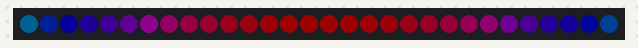
The sketch below on a simulated Arduino Uno, built with avr-gcc and run on an emulated ATmega328P. On the bench: 30 RGB LEDs in strip order, left to right. Dim RGB values are drawn brighter than linear.

Above: at 0.15 s.
At 5.05 s:
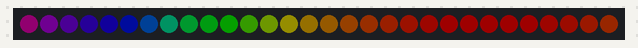
At 9.94 s:
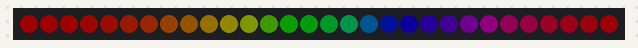
At 19.72 s:
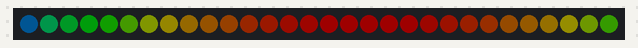
At 29.82 s:
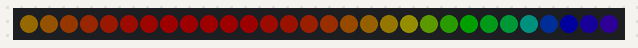
At 39.6 s:
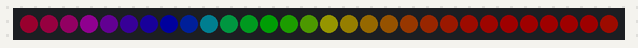

The sketch:

redish_blink.ino
```cpp
#include<FastLED.h>

#define LED_AMOUNT        30
#define DATA_PIN          8
#define GLOBAL_BRIGHTNESS 30

CRGB leds[LED_AMOUNT];

float animation = 0;

void setup() {
  FastLED.addLeds<NEOPIXEL, DATA_PIN>(leds, LED_AMOUNT);
  FastLED.setBrightness(GLOBAL_BRIGHTNESS);
  Serial.begin(115200);
}

void loop() {

  for(int i=0; i<LED_AMOUNT; ++i){
    float hue = sin(animation + (i+1) * 0.1);
    hue = (hue + 1) / 2;
    hue *= 255;
    leds[i] = CHSV(hue, 255, 255);
  }

  FastLED.show();
  animation += 0.05;
}
```
